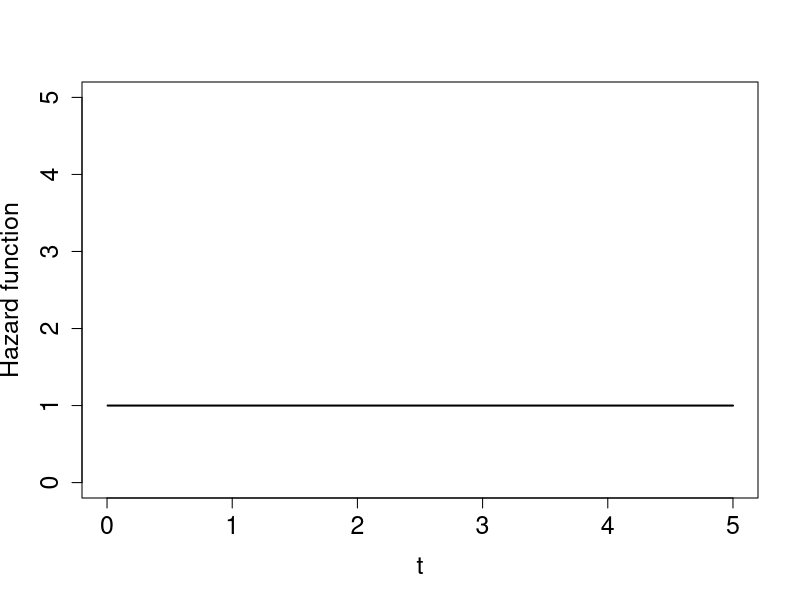
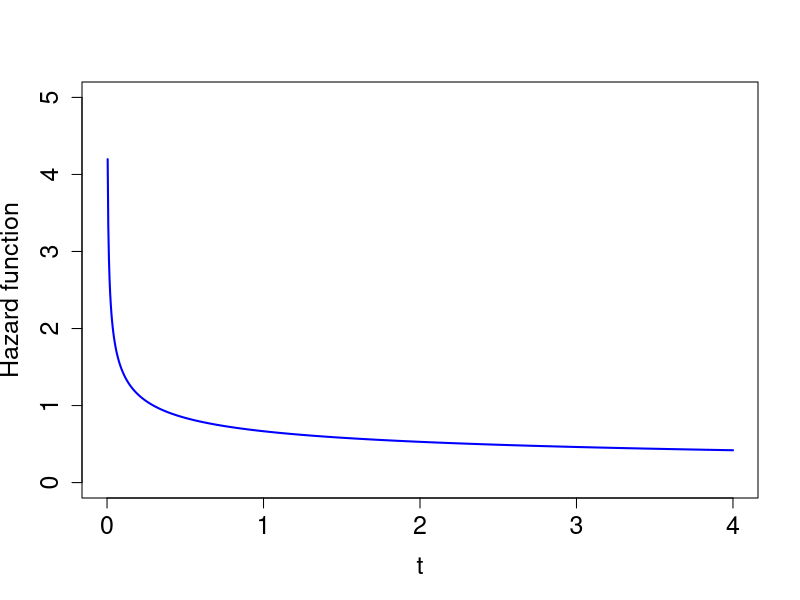
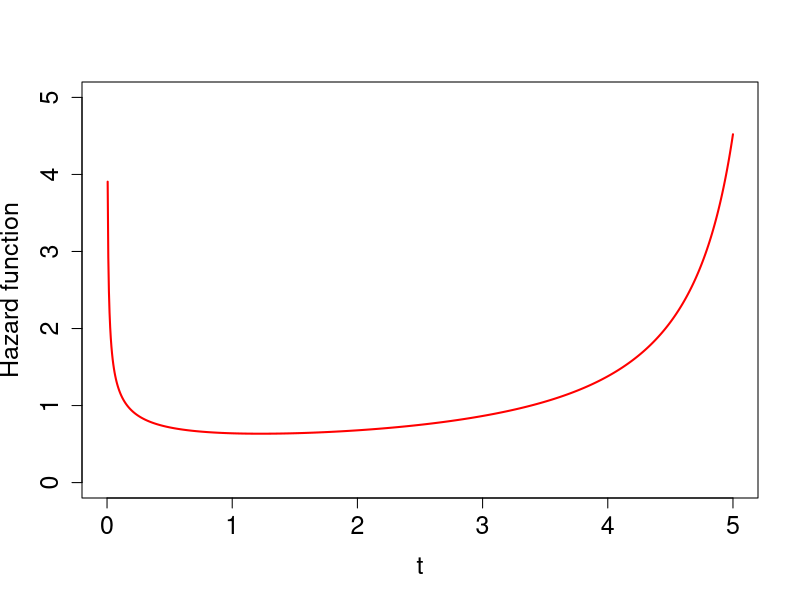
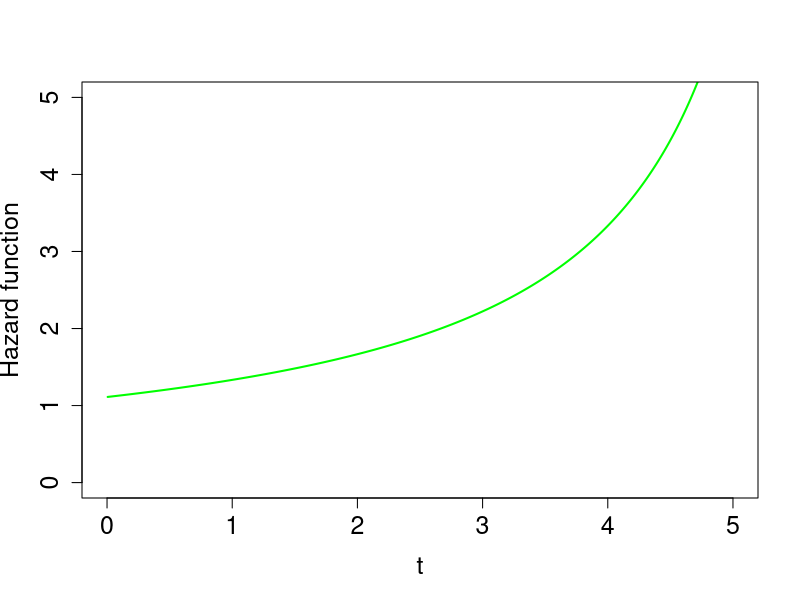
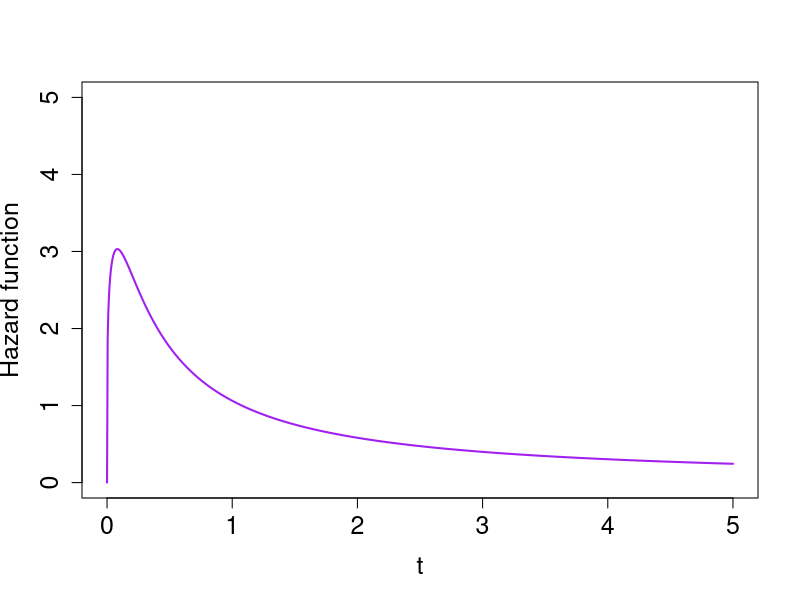

Here is the R script that generated these plots, in order:
## ---- chunk 1
knitr::opts_chunk$set(echo = TRUE)
## ---- chunk 2
rm(list=ls())
# t         : vector of quantiles.
# p         : vector of probabilities.
# sigma     : scale parameter
# lambda    : shape parameter
# alpha     : shape parameter

# Quantile function
qgenweibull<- function(p,sigma,alpha,lambda,log.p=FALSE){
  if(lambda==0) quant <- sigma*( -log(1-p) )^alpha
  else quant <-  sigma*( (1-(1-p)^lambda)/lambda )^alpha
  ifelse(log.p, return(quant), return(exp(quant)))
}  

# Cumulative distribution function
pgenweibull<- function(t,lambda,kappa,alpha,log.p=FALSE){
  log.cdf <- log( 1 - ( 1 - lambda*( t/sigma )^(1/alpha)  )^(1/lambda) )
    ifelse(log.p, return(log.cdf), return(exp(log.cdf)))
}  

# Hazard function
hgenweibull<- function(t,sigma,alpha,lambda,log.p=FALSE){
  log.h <- (1/alpha-1)*log(t/sigma) - log(alpha) - log(sigma) - log( 1 - lambda*( t/sigma )^(1/alpha) )
  ifelse(log.p, return(log.h), return(exp(log.h)))
}  

# Cumulative hazard function
CHgenweibull <- function(t,sigma,alpha,lambda,log.p=FALSE){
  log.CH <- log( 1 - lambda*( t/sigma )^(1/alpha) )/lambda 
  ifelse(log.p, return(log.CH), return(exp(log.CH)))
} 


# Examples of the shape of the hazard function for different values of the parameters
h1 <- Vectorize(function(t) hgenweibull(t,1,1,0))
h2 <- Vectorize(function(t) hgenweibull(t,1,1.5,0))
h3 <- Vectorize(function(t) hgenweibull(t,1.9,1.75,0.55))
h4 <- Vectorize(function(t) hgenweibull(t,0.9,1,0.15))
h5 <- Vectorize(function(t) hgenweibull(t,0.25,0.8,-1 ))

#par(mfrow = c(3,2))
curve(h1,0,5,ylim=c(0,5),col="black",lwd=2,n=1000,xlab="t",ylab="Hazard function",cex.axis=1.5,cex.lab=1.5)
curve(h2,0,4,ylim=c(0,5),col="blue",lwd=2,n=1000,xlab="t",ylab="Hazard function",cex.axis=1.5,cex.lab=1.5)
curve(h3,0,5,ylim=c(0,5),col="red",lwd=2,n=1000,xlab="t",ylab="Hazard function",cex.axis=1.5,cex.lab=1.5)
curve(h4,0,5,ylim=c(0,5),col="green",lwd=2,n=1000,xlab="t",ylab="Hazard function",cex.axis=1.5,cex.lab=1.5)
curve(h5,0,5,ylim=c(0,5),col="purple",lwd=2,n=1000,xlab="t",ylab="Hazard function",cex.axis=1.5,cex.lab=1.5)
